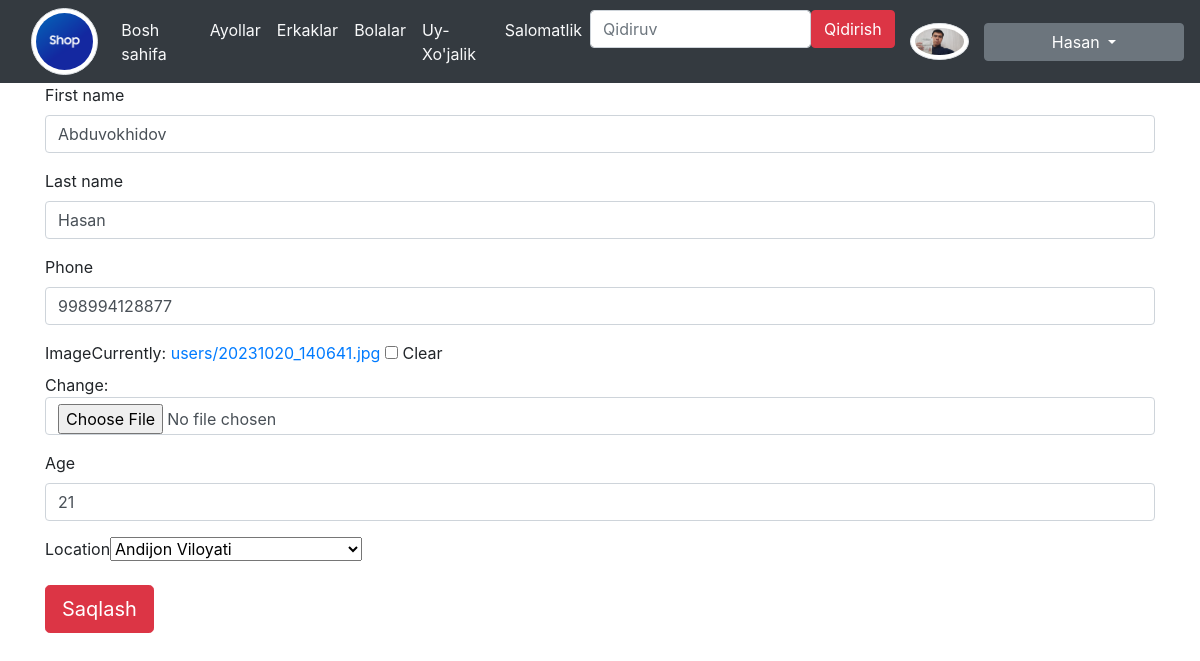
/user/profile/edit (signed in), run on the app's committed database.
### users/models.py (models this page shows)
class CustomUser(AbstractUser):
    age = models.PositiveSmallIntegerField(null=True, blank=False)
    password = models.CharField(max_length=10)
    phone = models.IntegerField(max_length=15, null=True)
    image = models.ImageField(upload_to='users/',blank=True, null=True)
    location = models.CharField(max_length=255, choices=Location_choices)

### users/views.py (the view)
# urls.py: path('profile/edit', EditProfile, name='edit_profile'),
@login_required
def EditProfile(request):
    user = request.user
    if request.method == 'POST':
        form = EditProfileForm(request.POST, request.FILES, instance=user)
        if form.is_valid():
            form.save()
            return redirect('profile')
    else:
        form = EditProfileForm(instance=user)
    return render(request, 'registration/edit_profile.html', {'form': form})

### users/forms.py
class EditProfileForm(forms.ModelForm):
    class Meta:
        model = CustomUser
        fields = ['first_name', 'last_name', 'phone', 'image', 'age', 'location']

### templates/registration/edit_profile.html (shortened to what this page needs)
{% extends 'base.html' %}
{% load django_bootstrap5 %}
{% block content %}
  <form method="post" enctype="multipart/form-data">
    {% bootstrap_form form %}
    <button type="submit" class="btn btn-danger btn-lg">Saqlash</button>
  </form>
{% endblock content %}

### templates/base.html (shortened to what this page needs)
{% load static %}
<!DOCTYPE html>
<html lang="en">
<head>
    <link rel="stylesheet" href="https://cdn.jsdelivr.net/npm/bootstrap@4.5.3/dist/css/bootstrap.min.css">
    <link rel="stylesheet" href="https://cdn.jsdelivr.net/npm/bootstrap-icons@1.9.0/font/bootstrap-icons.css">
</head>
<body>
    <nav class="navbar navbar-expand-md navbar-light bg-dark">
        <div class="col-xs-3 col-sm-1">
            <img class="mg-fluid rounded-circle img-thumbnail" src="{% static 'img/shop.png' %}" alt="Townhouses">
        </div>
        <div class="collapse navbar-collapse" id="navbarNav">
            <ul class="navbar-nav mr-auto">
                <li class="nav-item active">
                    <a class="nav-link text-light" href="{% url 'home' %}">Bosh sahifa <span class="sr-only">(current)</span></a>
                </li>
                <li class="nav-item">
                    <a class="nav-link text-light" href="{% url 'product_filters' category='Ayollar' %}">Ayollar</a>
                </li>
                <li class="nav-item">
                    <a class="nav-link text-light" href="{% url 'product_filters' category='Erkaklar' %}">Erkaklar</a>
                </li>
                <li class="nav-item">
                    <a class="nav-link text-light" href="{% url 'product_filters' category='Bolalar' %}">Bolalar</a>
                </li>
                <li class="nav-item">
                    <a class="nav-link text-light" href="{% url 'product_filters' category="Uy-Xo'jalik" %}">Uy-Xo'jalik</a>
                </li>
                <li class="nav-item">
                    <a class="nav-link text-light" href="{% url 'product_filters' category='Salomatlik' %}">Salomatlik</a>
                </li>
                <li class="nav-item">
                    <div class="d-flex">
                      <form class="d-flex" method=POST action="{% url 'search' %}">
                        <input class="form-control me-2" type="search" placeholder="Qidiruv" aria-label="Search" name="searched">
                        <button type="submit" class="btn btn-danger">Qidirish</button>
                      </form>
                    </div>
                </li>
            </ul>
            {% if user.is_authenticated %}
                {% if user.image %}
                    <div class="col-xs-3 col-sm-1">
                        <img src="{{ user.image.url }}" alt="{{ user.username }}" class="img-fluid rounded-circle img-thumbnail">
                    </div>
                {% else %}
                    <div class="col-xs-3 col-sm-1">
                        <img src="{% static 'img/unknown.jpg' %}" alt="{{ user.username }}" class="mg-fluid rounded-circle img-thumbnail">
                    </div>
                {% endif %}
                <div class="dropdown">
                    <button style="min-width: 200px" class="btn btn-secondary dropdown-toggle " type="button" id="dropdownMenuButton1" data-bs-toggle="dropdown" aria-expanded="false">
                        {{ user.username }}
                    </button>
                </div>
            {% else %}
                <div class="btn-group" role="group" aria-label="Basic example">
                    <a class="btn btn-dark" href="{% url 'signin' %}" role="button">Kirish</a>
                    <a class="btn btn-dark" href="{% url 'signup' %}" role="button">Ro'yxatdan o'tish</a>
                </div>
            {% endif %}
        </div>
    </nav>
    <main>
        <div class="container">
            {% block content %}
            {% endblock content %}
        </div>
    </main>
</body>
</html>

### data on the page
CustomUser: image (picture), username "Hasan", first_name "Abduvokhidov", last_name "Hasan", phone "998994128877", age "21", location "Andijon Viloyati"
